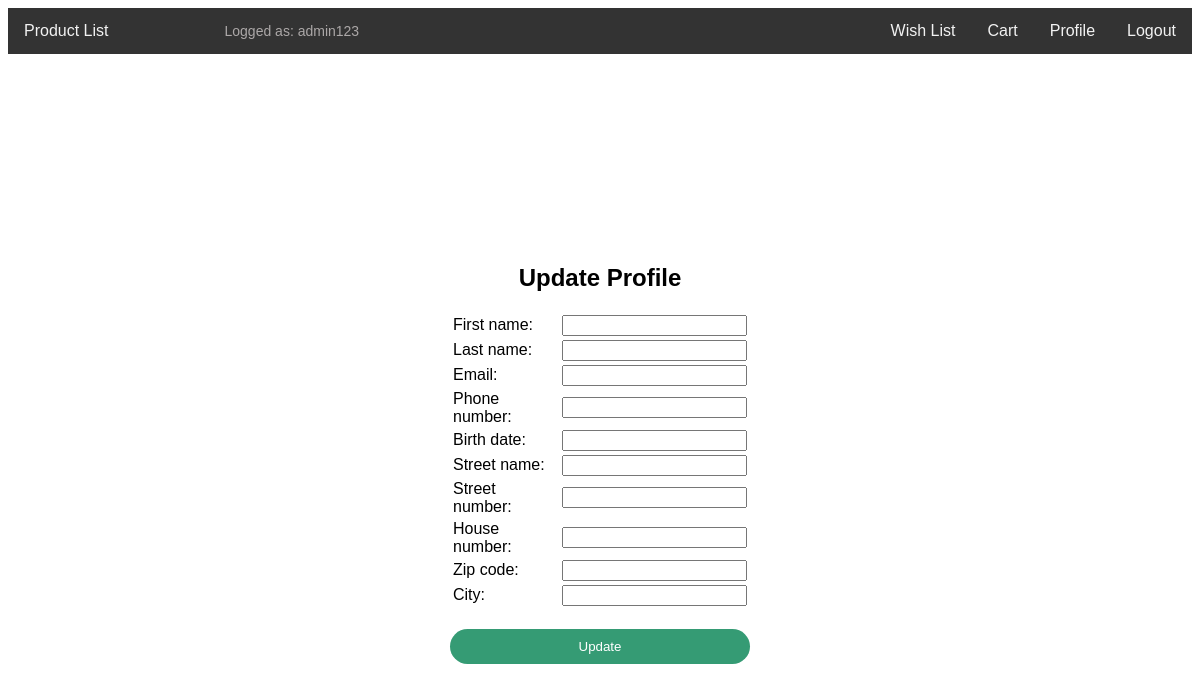
/accounts/profile/update (signed in), run on an earlier commit of the app's database.
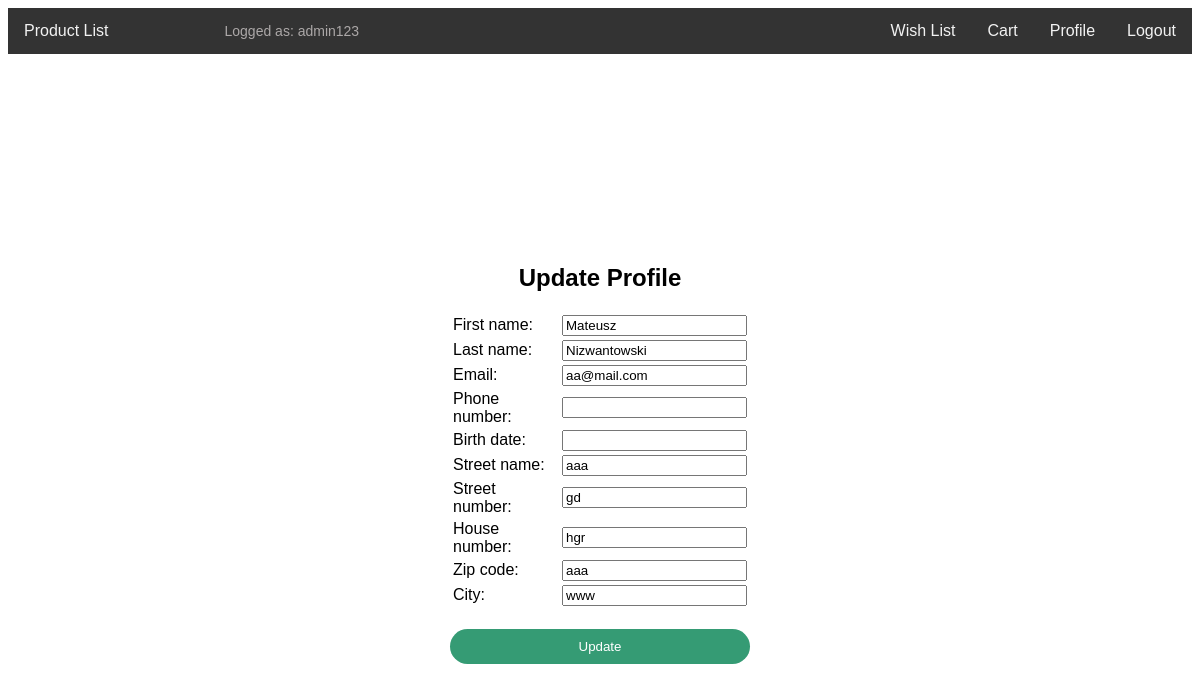
And on a later commit of the database.
### accounts/models.py (models this page shows)
class UserProfile(models.Model):
    user = models.OneToOneField(User, on_delete=models.CASCADE)
    phone_number = models.CharField(max_length=20)
    street_number = models.CharField(max_length=10)
    house_number = models.CharField(max_length=10)
    street_name = models.CharField(max_length=255)
    zip_code = models.CharField(max_length=10)
    city = models.CharField(max_length=255)
    birth_date = models.DateField(null=True, blank=True)
    email = models.EmailField(max_length=255, default="")
    first_name = models.CharField(max_length=255, default="")
    last_name = models.CharField(max_length=255, default="")

### accounts/views.py (the view)
# urls.py: path("profile/update", views.UserProfileUpdateView.as_view(), name="profile"),
class UserProfileUpdateView(LoginRequiredMixin, UpdateView):
    model = UserProfile
    form_class = UserProfileForm
    template_name = "registration/profile_update.html"
    success_url = reverse_lazy("profile_detail")
    def get_object(self):
        return self.request.user.userprofile

### accounts/forms.py
class UserProfileForm(forms.ModelForm):
    class Meta:
        model = UserProfile
        fields = [
            "first_name",
            "last_name",
            "email",
            "phone_number",
            "birth_date",
            "street_name",
            "street_number",
            "house_number",
            "zip_code",
            "city",
        ]
    def __init__(self, *args, **kwargs):
        super(UserProfileForm, self).__init__(*args, **kwargs)
        for field_name in self.fields:
            self.fields[field_name].required = False

### templates/registration/profile_update.html (shortened to what this page needs)
{% extends "base.html" %}
{% load static %}
{% block content %}
<link href="{% static 'registration/profile_update.css' %}" rel="stylesheet">
<div class="center-div">
    <form class="profile-update-form" action="" method="post">
        <h2>Update Profile</h2>
        <table>
            {% for field in form %}
            <tr>
                <td>{{ field.label_tag }}</td>
                <td>{{ field }}</td>
            </tr>
            {% endfor %}
        </table>
        <input type="submit" class="btn btn-default btn-lg" value="Update">
    </form>
</div>
{% endblock %}

What changed in the data, as far as the page shows it:
changed UserProfile: first_name (not shown) → "Mateusz"; last_name (not shown) → "Nizwantowski"; email (not shown) → "aa@mail.com"; street_name (not shown) → "aaa"; street_number (not shown) → "gd"; house_number (not shown) → "hgr"; zip_code (not shown) → "aaa"; city (not shown) → "www"
